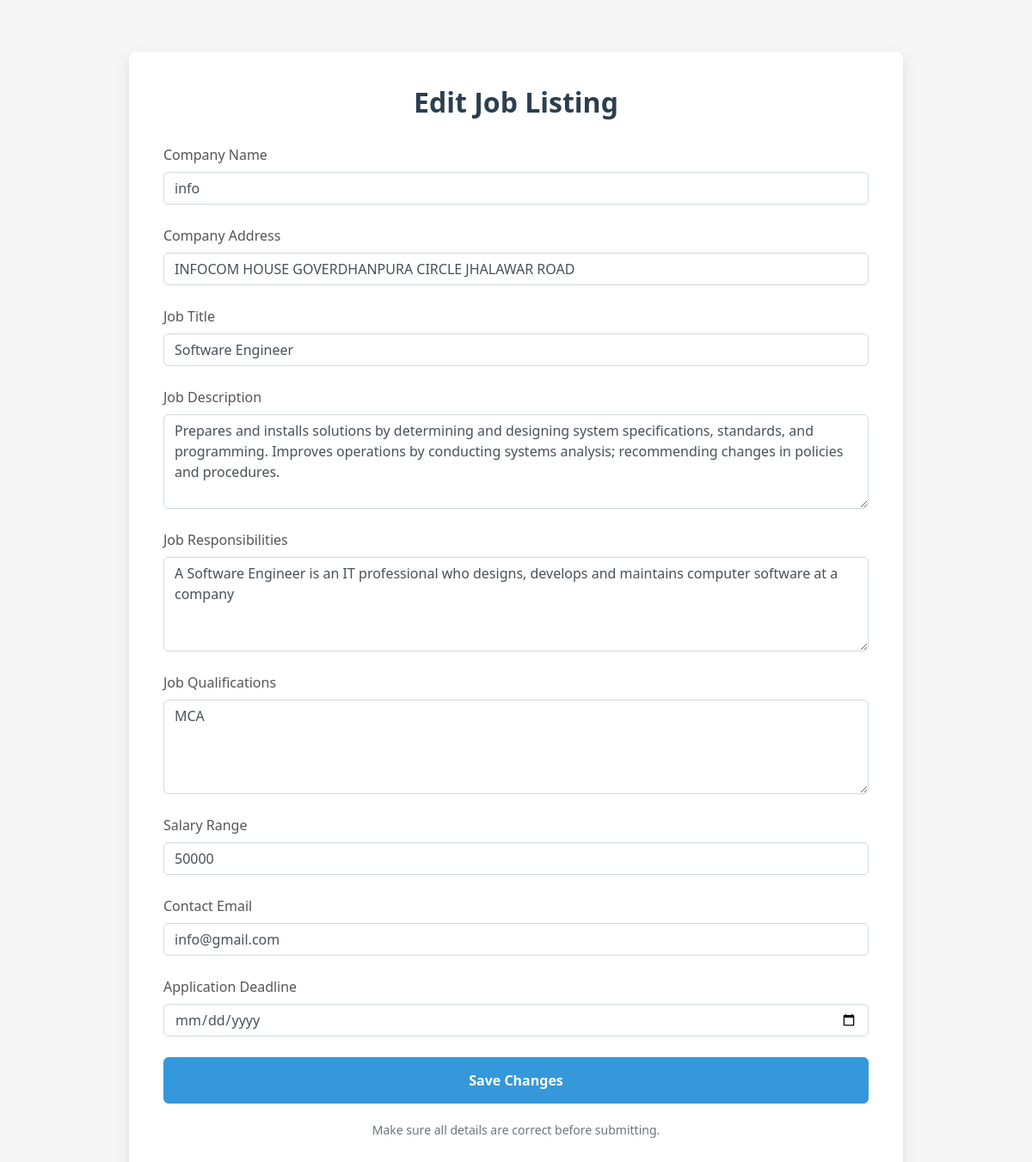
The app's page /edit_job/2/ with its own data.
### resume_app/models.py (models this page shows)
class Addjob(models.Model):
    companyName=models.CharField(max_length=50)
    companyAddress=models.CharField(max_length=50)
    jobTitle=models.CharField(max_length=100)
    jobDescription=models.CharField(max_length=200)
    jobResponsibilities=models.CharField(max_length=500)
    jobQualifications=models.CharField(max_length=200)
    salaryRange=models.CharField(max_length=100)
    contactEmail=models.EmailField(max_length=20,unique=True)
    applicationDeadline = models.DateField(null=False)

### resume_app/views.py (the view, shortened to what this page needs)
# urls.py: path('edit_job/<int:job_id>/',views.edit_job,name='edit_job'),
def edit_job(request, job_id):
    job = models.Addjob.objects.get(id=job_id)
    return render(request, 'edit_job.html', {'job': job})

### resume_app/templates/edit_job.html (shortened to what this page needs)
<!DOCTYPE html>
<html lang="en">
<head>
    <link rel="stylesheet" href="https://stackpath.bootstrapcdn.com/bootstrap/4.5.0/css/bootstrap.min.css">
</head>
<body>
<div class="container">
    <h1>Edit Job Listing</h1>
    <form method="POST">
        <div class="form-group">
            <label for="companyName">Company Name</label>
            <input type="text" class="form-control" id="companyName" name="companyName" value="{{ job.companyName }}" required placeholder="Enter Company Name">
        </div>
        <div class="form-group">
            <label for="companyAddress">Company Address</label>
            <input type="text" class="form-control" id="companyAddress" name="companyAddress" value="{{ job.companyAddress }}" required placeholder="Enter Company Address">
        </div>
        <div class="form-group">
            <label for="jobTitle">Job Title</label>
            <input type="text" class="form-control" id="jobTitle" name="jobTitle" value="{{ job.jobTitle }}" required placeholder="Enter Job Title">
        </div>
        <div class="form-group">
            <label for="jobDescription">Job Description</label>
            <textarea class="form-control" id="jobDescription" name="jobDescription" rows="4" required placeholder="Enter Job Description">{{ job.jobDescription }}</textarea>
        </div>
        <div class="form-group">
            <label for="jobResponsibilities">Job Responsibilities</label>
            <textarea class="form-control" id="jobResponsibilities" name="jobResponsibilities" rows="4" required placeholder="Enter Job Responsibilities">{{ job.jobResponsibilities }}</textarea>
        </div>
        <div class="form-group">
            <label for="jobQualifications">Job Qualifications</label>
            <textarea class="form-control" id="jobQualifications" name="jobQualifications" rows="4" required placeholder="Enter Job Qualifications">{{ job.jobQualifications }}</textarea>
        </div>
        <div class="form-group">
            <label for="salaryRange">Salary Range</label>
            <input type="text" class="form-control" id="salaryRange" name="salaryRange" value="{{ job.salaryRange }}" required placeholder="Enter Salary Range">
        </div>
        <div class="form-group">
            <label for="contactEmail">Contact Email</label>
            <input type="email" class="form-control" id="contactEmail" name="contactEmail" value="{{ job.contactEmail }}" required placeholder="Enter Contact Email">
        </div>
        <div class="form-group">
            <label for="applicationDeadline">Application Deadline</label>
            <input type="date" class="form-control" id="applicationDeadline" name="applicationDeadline" value="{{ job.applicationDeadline }}" required>
        </div>
        <button type="submit" class="btn btn-primary">Save Changes</button>
    </form>
    <p class="text-muted">Make sure all details are correct before submitting.</p>
</div>
</body>
</html>

### resume_app/templates/edit_job.html (style rules this page uses)
body { font-family: 'Segoe UI', Tahoma, Geneva, Verdana, sans-serif; background-color: #f5f5f5; color: #333; }
.container { margin-top: 60px; background-color: #ffffff; border-radius: 8px; padding: 40px; box-shadow: 0 6px 15px rgba(0, 0, 0, 0.1); max-width: 900px; }
h1 { font-size: 32px; color: #2c3e50; font-weight: 600; margin-bottom: 30px; text-align: center; }
.form-group label { font-size: 16px; font-weight: 500; color: #555; }
.form-control { border-radius: 6px; border: 1px solid #d1d8e2; box-shadow: none; transition: border-color 0.3s ease-in-out; }
.form-control::placeholder { color: #999; }
.btn-primary { background-color: #3498db; border-color: #3498db; font-weight: 600; width: 100%; padding: 14px; font-size: 16px; border-radius: 6px; transition: all 0.3s ease-in-out; }
.form-group { margin-bottom: 24px; }
.form-control, .btn { transition: all 0.3s ease; }
.btn { cursor: pointer; }
.text-muted { font-size: 14px; text-align: center; color: #888; margin-top: 20px; }

### records on screen
Addjob: companyName "info", companyAddress "INFOCOM HOUSE GOVERDHANPURA CIRCLE JHALAWAR ROAD", jobTitle "Software Engineer", jobDescription "Prepares and installs solutions by determining and designing system specifications, standards, and programming. Improves operations by conducting systems analysis; recommending changes in policies and procedures.", jobResponsibilities "A Software Engineer is an IT professional who designs, develops and maintains computer software at a company", jobQualifications "MCA", salaryRange "50000", contactEmail "info@gmail.com"
